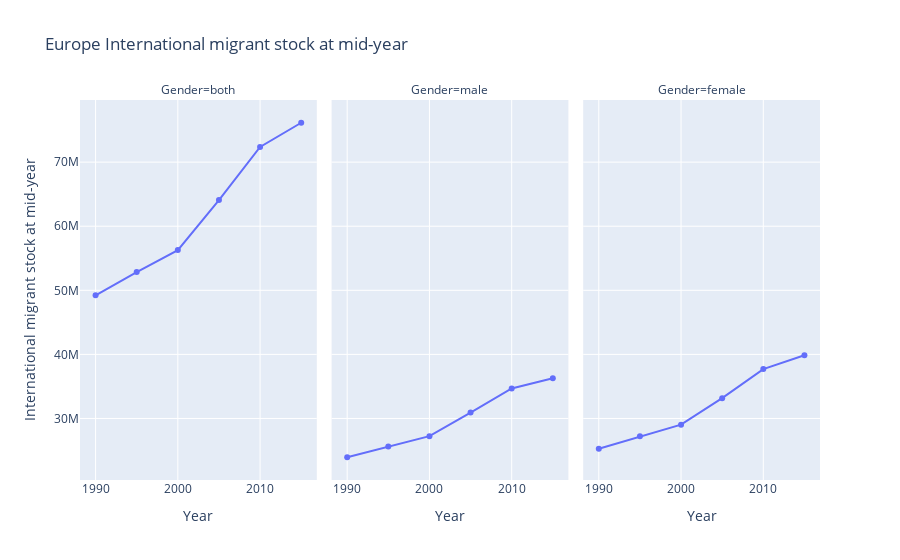

Source (notebook cell):
### Code cell
## Europe International migrant stock at mid-year changes 
plt1 = plotTable.loc[["Europe"]]
fig = px.line(plt1,x="Year", y="International migrant stock at mid-year",facet_col="Gender",markers=True,title="Europe International migrant stock at mid-year")
fig.show()

### Figure 1 — Plotly figure (JSON) as saved in the notebook; plotly's stock layout.template omitted (floating-point values rounded to 4 significant figures)
{"data": [{"hovertemplate": "Gender=both<br>Year=%{x}<br>International migrant stock at mid-year=%{y}<extra></extra>", "legendgroup": "", "line": {"color": "#636efa", "dash": "solid"}, "marker": {"symbol": "circle"}, "mode": "markers+lines", "name": "", "orientation": "v", "showlegend": false, "type": "scatter", "x": [1990, 1995, 2000, 2005, 2010, 2015], "xaxis": "x", "y": [49219200, 52842663, 56271885, 64086824, 72374755, 76145954], "yaxis": "y"}, {"hovertemplate": "Gender=male<br>Year=%{x}<br>International migrant stock at mid-year=%{y}<extra></extra>", "legendgroup": "", "line": {"color": "#636efa", "dash": "solid"}, "marker": {"symbol": "circle"}, "mode": "markers+lines", "name": "", "orientation": "v", "showlegend": false, "type": "scatter", "x": [1990, 1995, 2000, 2005, 2010, 2015], "xaxis": "x2", "y": [23946673, 25635806, 27236062, 30921625, 34675817, 36272616], "yaxis": "y2"}, {"hovertemplate": "Gender=female<br>Year=%{x}<br>International migrant stock at mid-year=%{y}<extra></extra>", "legendgroup": "", "line": {"color": "#636efa", "dash": "solid"}, "marker": {"symbol": "circle"}, "mode": "markers+lines", "name": "", "orientation": "v", "showlegend": false, "type": "scatter", "x": [1990, 1995, 2000, 2005, 2010, 2015], "xaxis": "x3", "y": [25272527, 27206857, 29035823, 33165199, 37698938, 39873338], "yaxis": "y3"}], "layout": {"annotations": [{"font": {}, "showarrow": false, "text": "Gender=both", "x": 0.16, "xanchor": "center", "xref": "paper", "y": 1, "yanchor": "bottom", "yref": "paper"}, {"font": {}, "showarrow": false, "text": "Gender=male", "x": 0.5, "xanchor": "center", "xref": "paper", "y": 1, "yanchor": "bottom", "yref": "paper"}, {"font": {}, "showarrow": false, "text": "Gender=female", "x": 0.84, "xanchor": "center", "xref": "paper", "y": 1, "yanchor": "bottom", "yref": "paper"}], "legend": {"tracegroupgap": 0}, "title": {"text": "Europe International migrant stock at mid-year"}, "xaxis": {"anchor": "y", "domain": [0, 0.32], "title": {"text": "Year"}}, "xaxis2": {"anchor": "y2", "domain": [0.34, 0.66], "matches": "x", "title": {"text": "Year"}}, "xaxis3": {"anchor": "y3", "domain": [0.68, 1.0], "matches": "x", "title": {"text": "Year"}}, "yaxis": {"anchor": "x", "domain": [0, 1], "title": {"text": "International migrant stock at mid-year"}}, "yaxis2": {"anchor": "x2", "domain": [0, 1], "matches": "y", "showticklabels": false}, "yaxis3": {"anchor": "x3", "domain": [0, 1], "matches": "y", "showticklabels": false}}}
